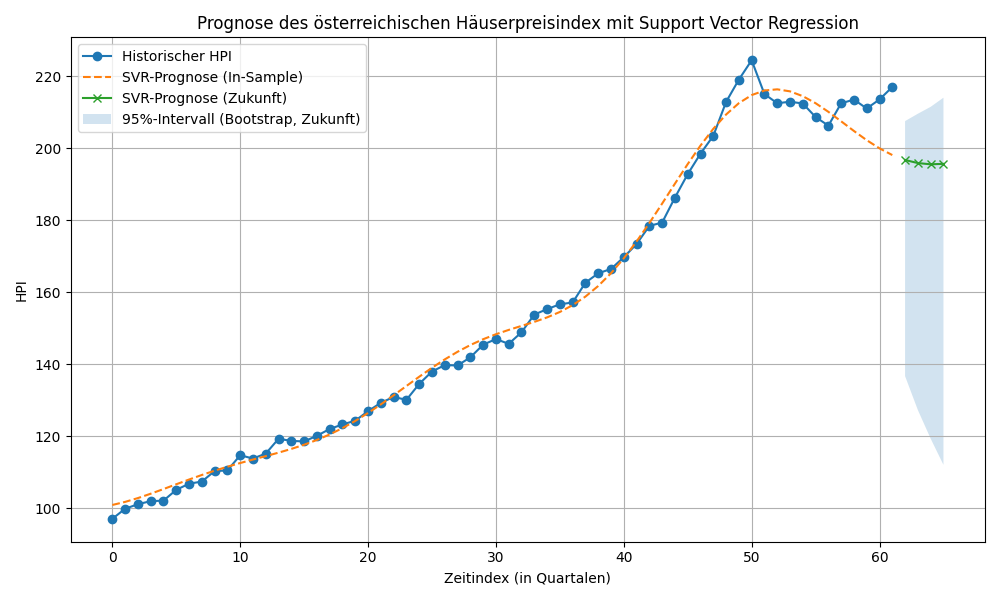

Source code (Python):
import numpy as np
import pandas as pd
import matplotlib.pyplot as plt

from sklearn.svm import SVR
from sklearn.pipeline import Pipeline
from sklearn.preprocessing import StandardScaler
from sklearn.compose import TransformedTargetRegressor
from sklearn.metrics import mean_absolute_error, mean_absolute_percentage_error, root_mean_squared_error

# ----------------------------
# 1) Daten einlesen & vorbereiten
# ----------------------------
csv_path = "input_data/HPIMesszahlen.csv"
df = pd.read_csv(csv_path, delimiter=";", decimal=",")
time_col = "Quartal"
value_col = "HPI"
print(df.head())

# Fortlaufender Zeitindex
df["t"] = np.arange(len(df))

# Feature X (nur Zeitindex) und Ziel y (HPI)
X = df[["t"]].values
y = df[value_col].values
print("Anzahl vorhandene Werte:", len(df))

# ----------------------------
# 2) Train/Test Split (letzte 4 Quartale als Test)
# ----------------------------
n_total = len(df)
n_test = 4
n_train = n_total - n_test

X_train = X[:n_train]
y_train = y[:n_train]

X_test = X[n_train:]
y_test = y[n_train:]

# ----------------------------
# 3) SVR Modell definieren
# ----------------------------
# Wichtig: SVR ist skalen-sensitiv → StandardScaler für X ist praktisch Pflicht.
# Zusätzlich skalieren wir y (HPI), damit C/epsilon in einer stabilen Größenordnung liegen.
svr = SVR(
    kernel="rbf",   # analog zur "glatten Funktion" wie beim RBF-Kernel in GPR
    C=100.0,        # Regularisierung / "Fit-Stärke"
    epsilon=0.1,    # epsilon-insensitive Zone
    gamma="scale"   # Standard-Heuristik für RBF-Breite
)

model = TransformedTargetRegressor(
    regressor=Pipeline([
        ("x_scaler", StandardScaler()),
        ("svr", svr)
    ]),
    transformer=StandardScaler()
)

# Trainieren
model.fit(X_train, y_train)

# ----------------------------
# 4) Prognose auf Train und Test
# ----------------------------
y_pred_train = model.predict(X_train)
y_pred_test = model.predict(X_test)

# Metriken (wie im GPR-Skript)
mae = mean_absolute_error(y_test, y_pred_test)
rmse = root_mean_squared_error(y_test, y_pred_test)
mape = mean_absolute_percentage_error(y_test, y_pred_test)

print(f"MAE (Test):  {mae:.2f}")
print(f"RMSE (Test): {rmse:.2f}")
print(f"MAPE (Test): {mape:.2f}")

# ----------------------------
# 5) Prognose der nächsten 4 Quartale
# ----------------------------
t_last = df["t"].iloc[-1]
t_future = np.arange(t_last + 1, t_last + 1 + 4)
X_future = t_future.reshape(-1, 1)

y_pred_future = model.predict(X_future)

print("\nSVR-Prognose für die nächsten 4 Quartale:")
for t_val, y_hat in zip(t_future, y_pred_future):
    print(f"t = {int(t_val)} → Prognose HPI = {y_hat:.2f}")

# ----------------------------
# 6) (Optional) Unsicherheit approximieren via Bootstrap
# ----------------------------
# SVR liefert keine Standardabweichung wie GPR. Für Vergleichszwecke kann man
# Unsicherheit approximieren, z. B. über Bootstrapping (mehrfaches Resampling des Trainingssets).
# Das ist bewusst optional und kann bei Bedarf aktiviert werden.

DO_BOOTSTRAP = True
n_boot = 300

if DO_BOOTSTRAP:
    rng = np.random.default_rng(42)
    boot_preds_all = []

    for _ in range(n_boot):
        idx = rng.integers(0, n_train, size=n_train)  # Resample mit Zurücklegen
        Xb = X_train[idx]
        yb = y_train[idx]

        boot_model = TransformedTargetRegressor(
            regressor=Pipeline([
                ("x_scaler", StandardScaler()),
                ("svr", SVR(kernel="rbf", C=100.0, epsilon=0.1, gamma="scale"))
            ]),
            transformer=StandardScaler()
        )
        boot_model.fit(Xb, yb)
        boot_preds_all.append(boot_model.predict(X_future))

    boot_preds_all = np.vstack(boot_preds_all)  # shape: (n_boot, 4)
    lower = np.percentile(boot_preds_all, 2.5, axis=0)
    upper = np.percentile(boot_preds_all, 97.5, axis=0)

# ----------------------------
# 7) Visualisierung
# ----------------------------
plt.figure(figsize=(10, 6))

t_all = df["t"].values

# In-sample Prognose auf allen bekannten Punkten
y_pred_all = model.predict(X)

# Historische Daten
plt.plot(t_all, y, label="Historischer HPI", marker="o")

# SVR-Vorhersage auf historischen Daten
plt.plot(t_all, y_pred_all, label="SVR-Prognose (In-Sample)", linestyle="--")

# Zukunftsprognose
plt.plot(t_future, y_pred_future, label="SVR-Prognose (Zukunft)", marker="x", linestyle="-")

# Optional: Unsicherheitsband aus Bootstrap
if DO_BOOTSTRAP:
    plt.fill_between(
        t_future, lower, upper,
        alpha=0.2,
        label="95%-Intervall (Bootstrap, Zukunft)"
    )

plt.xlabel("Zeitindex (in Quartalen)")
plt.ylabel("HPI")
plt.title("Prognose des österreichischen Häuserpreisindex mit Support Vector Regression")
plt.legend()
plt.grid(True)
plt.tight_layout()
plt.savefig("svr_prognose.png")
plt.show()
